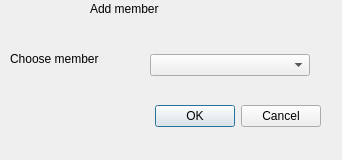
<?xml version="1.0" encoding="UTF-8"?>
<ui version="4.0">
 <class>MemberForm</class>
 <widget class="QDialog" name="MemberForm">
  <property name="geometry">
   <rect>
    <x>0</x>
    <y>0</y>
    <width>342</width>
    <height>160</height>
   </rect>
  </property>
  <property name="windowTitle">
   <string>Dialog</string>
  </property>
  <widget class="QDialogButtonBox" name="buttonBox">
   <property name="geometry">
    <rect>
     <x>40</x>
     <y>100</y>
     <width>281</width>
     <height>32</height>
    </rect>
   </property>
   <property name="orientation">
    <enum>Qt::Horizontal</enum>
   </property>
   <property name="standardButtons">
    <set>QDialogButtonBox::Cancel|QDialogButtonBox::Ok</set>
   </property>
  </widget>
  <widget class="QLabel" name="label_2">
   <property name="geometry">
    <rect>
     <x>10</x>
     <y>50</y>
     <width>111</width>
     <height>17</height>
    </rect>
   </property>
   <property name="text">
    <string>Choose member</string>
   </property>
  </widget>
  <widget class="QLabel" name="label">
   <property name="geometry">
    <rect>
     <x>90</x>
     <y>0</y>
     <width>141</width>
     <height>17</height>
    </rect>
   </property>
   <property name="text">
    <string>Add member</string>
   </property>
  </widget>
  <widget class="QWidget" name="verticalLayoutWidget">
   <property name="geometry">
    <rect>
     <x>150</x>
     <y>-10</y>
     <width>160</width>
     <height>151</height>
    </rect>
   </property>
   <layout class="QVBoxLayout" name="verticalLayout_2">
    <item>
     <widget class="QComboBox" name="input_list_member">
      <property name="styleSheet">
       <string notr="true"/>
      </property>
     </widget>
    </item>
   </layout>
  </widget>
 </widget>
 <resources/>
 <connections>
  <connection>
   <sender>buttonBox</sender>
   <signal>accepted()</signal>
   <receiver>MemberForm</receiver>
   <slot>accept()</slot>
   <hints>
    <hint type="sourcelabel">
     <x>248</x>
     <y>254</y>
    </hint>
    <hint type="destinationlabel">
     <x>157</x>
     <y>274</y>
    </hint>
   </hints>
  </connection>
  <connection>
   <sender>buttonBox</sender>
   <signal>rejected()</signal>
   <receiver>MemberForm</receiver>
   <slot>reject()</slot>
   <hints>
    <hint type="sourcelabel">
     <x>316</x>
     <y>260</y>
    </hint>
    <hint type="destinationlabel">
     <x>286</x>
     <y>274</y>
    </hint>
   </hints>
  </connection>
 </connections>
</ui>
